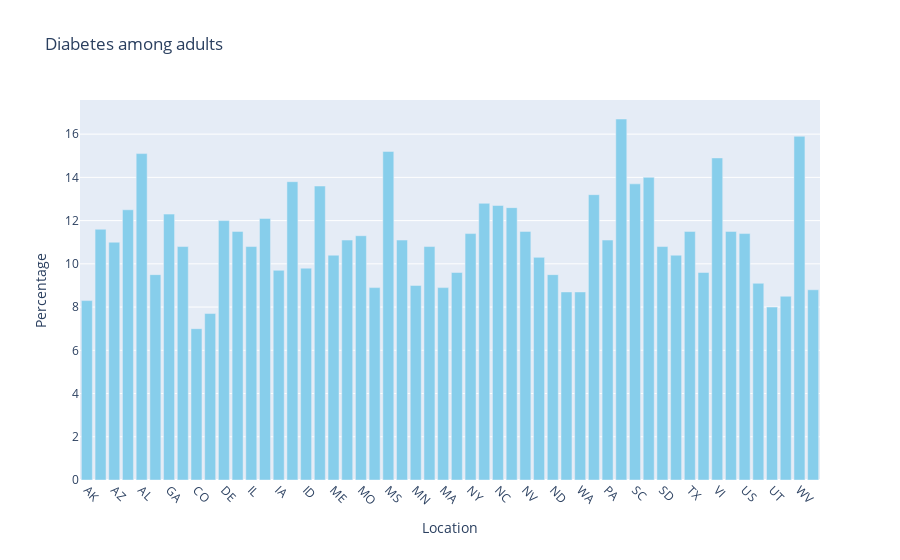

Source (notebook cell):
### Code cell
# import plotly.graph_objs as go
# import plotly.io as pio

# # Create a bar plot
# fig = go.Figure(data=[go.Bar(
#     x=npw_data['LocationAbbr'],  # LocationAbbr on x-axis
#     y=npw_data['DataValue'],     # DataValue on y-axis
#     marker_color='skyblue'       # Set color of the bars
# )])

# # Update layout
# fig.update_layout(
#     title='Diabetes among adults',
#     xaxis_title='Location',
#     yaxis_title='Percentage',
#     xaxis=dict(tickangle=45)     # Rotate x-axis labels for better readability
# )

# # Show the plot
# pio.show(fig)

### Figure 1 — Plotly figure (JSON) as saved in the notebook; plotly's stock layout.template omitted (floating-point values rounded to 4 significant figures)
{"data": [{"marker": {"color": "skyblue"}, "type": "bar", "x": ["AK", "CA", "AZ", "AR", "AL", "HI", "GA", "CT", "CO", "DC", "DE", "GU", "IL", "IN", "IA", "KY", "ID", "LA", "ME", "KS", "MO", "MT", "MS", "MD", "MN", "MI", "MA", "NE", "NY", "OK", "NC", "OH", "NV", "NJ", "ND", "NH", "WA", "NM", "PA", "PR", "SC", "TN", "SD", "RI", "TX", "OR", "VI", "VA", "US", "WI", "UT", "VT", "WV", "WY"], "y": [8.3, 11.6, 11, 12.5, 15.1, 9.5, 12.3, 10.8, 7, 7.7, 12, 11.5, 10.8, 12.1, 9.7, 13.8, 9.8, 13.6, 10.4, 11.1, 11.3, 8.9, 15.2, 11.1, 9, 10.8, 8.9, 9.6, 11.4, 12.8, 12.7, 12.6, 11.5, 10.3, 9.5, 8.7, 8.7, 13.2, 11.1, 16.7, 13.7, 14, 10.8, 10.4, 11.5, 9.6, 14.9, 11.5, 11.4, 9.1, 8, 8.5, 15.9, 8.8]}], "layout": {"title": {"text": "Diabetes among adults"}, "xaxis": {"tickangle": 45, "title": {"text": "Location"}}, "yaxis": {"title": {"text": "Percentage"}}}}
